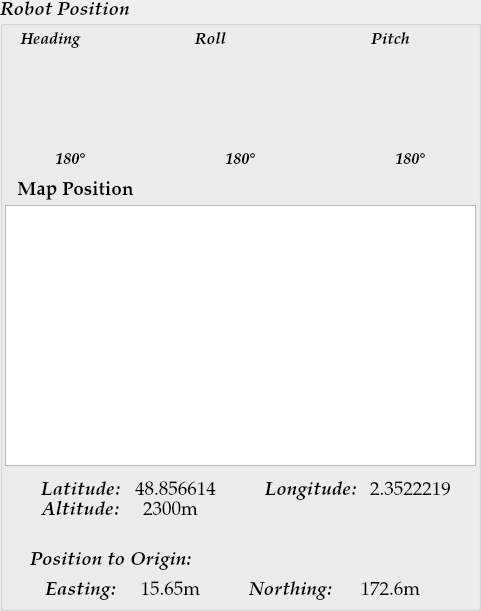
     <widget class="QGroupBox" name="Robot_Position">
      <property name="geometry">
       <rect>
        <x>780</x>
        <y>10</y>
        <width>481</width>
        <height>611</height>
       </rect>
      </property>
      <property name="font">
       <font>
        <family>URW Palladio L</family>
        <pointsize>14</pointsize>
        <weight>75</weight>
        <italic>true</italic>
        <bold>true</bold>
       </font>
      </property>
      <property name="title">
       <string>Robot Position</string>
      </property>
      <widget class="QLabel" name="Heading_label">
       <property name="geometry">
        <rect>
         <x>10</x>
         <y>30</y>
         <width>81</width>
         <height>21</height>
        </rect>
       </property>
       <property name="font">
        <font>
         <family>URW Palladio L</family>
         <pointsize>12</pointsize>
         <weight>75</weight>
         <italic>true</italic>
         <bold>true</bold>
         <kerning>true</kerning>
        </font>
       </property>
       <property name="text">
        <string>Heading</string>
       </property>
       <property name="alignment">
        <set>Qt::AlignCenter</set>
       </property>
      </widget>
      <widget class="QOSM" name="Map_Position_view">
       <property name="geometry">
        <rect>
         <x>5</x>
         <y>205</y>
         <width>471</width>
         <height>261</height>
        </rect>
       </property>
      </widget>
      <widget class="QLabel" name="Map_Position_label">
       <property name="geometry">
        <rect>
         <x>10</x>
         <y>180</y>
         <width>131</width>
         <height>21</height>
        </rect>
       </property>
       <property name="font">
        <font>
         <family>URW Palladio L</family>
         <pointsize>14</pointsize>
         <weight>75</weight>
         <italic>false</italic>
         <bold>true</bold>
         <kerning>true</kerning>
        </font>
       </property>
       <property name="text">
        <string>Map Position</string>
       </property>
       <property name="alignment">
        <set>Qt::AlignCenter</set>
       </property>
      </widget>
      <widget class="QLabel" name="Latitude_label">
       <property name="geometry">
        <rect>
         <x>30</x>
         <y>480</y>
         <width>101</width>
         <height>21</height>
        </rect>
       </property>
       <property name="font">
        <font>
         <family>URW Palladio L</family>
         <pointsize>14</pointsize>
         <weight>75</weight>
         <italic>true</italic>
         <bold>true</bold>
         <kerning>true</kerning>
        </font>
       </property>
       <property name="text">
        <string>Latitude:</string>
       </property>
       <property name="alignment">
        <set>Qt::AlignCenter</set>
       </property>
      </widget>
      <widget class="QLabel" name="Longitude_label">
       <property name="geometry">
        <rect>
         <x>260</x>
         <y>480</y>
         <width>101</width>
         <height>21</height>
        </rect>
       </property>
       <property name="font">
        <font>
         <family>URW Palladio L</family>
         <pointsize>14</pointsize>
         <weight>75</weight>
         <italic>true</italic>
         <bold>true</bold>
         <kerning>true</kerning>
        </font>
       </property>
       <property name="text">
        <string>Longitude:</string>
       </property>
       <property name="alignment">
        <set>Qt::AlignCenter</set>
       </property>
      </widget>
      <widget class="QLabel" name="label_19">
       <property name="geometry">
        <rect>
         <x>20</x>
         <y>550</y>
         <width>181</width>
         <height>21</height>
        </rect>
       </property>
       <property name="font">
        <font>
         <family>URW Palladio L</family>
         <pointsize>14</pointsize>
         <weight>75</weight>
         <italic>true</italic>
         <bold>true</bold>
         <kerning>true</kerning>
        </font>
       </property>
       <property name="text">
        <string>Position to Origin:</string>
       </property>
       <property name="alignment">
        <set>Qt::AlignCenter</set>
       </property>
      </widget>
      <widget class="QLabel" name="Northing_label">
       <property name="geometry">
        <rect>
         <x>240</x>
         <y>580</y>
         <width>101</width>
         <height>21</height>
        </rect>
       </property>
       <property name="font">
        <font>
         <family>URW Palladio L</family>
         <pointsize>14</pointsize>
         <weight>75</weight>
         <italic>true</italic>
         <bold>true</bold>
         <kerning>true</kerning>
        </font>
       </property>
       <property name="text">
        <string>Northing:</string>
       </property>
       <property name="alignment">
        <set>Qt::AlignCenter</set>
       </property>
      </widget>
      <widget class="QLabel" name="Easting_label">
       <property name="geometry">
        <rect>
         <x>30</x>
         <y>580</y>
         <width>101</width>
         <height>21</height>
        </rect>
       </property>
       <property name="font">
        <font>
         <family>URW Palladio L</family>
         <pointsize>14</pointsize>
         <weight>75</weight>
         <italic>true</italic>
         <bold>true</bold>
         <kerning>true</kerning>
        </font>
       </property>
       <property name="text">
        <string>Easting:</string>
       </property>
       <property name="alignment">
        <set>Qt::AlignCenter</set>
       </property>
      </widget>
      <widget class="QLabel" name="Altitude_label">
       <property name="geometry">
        <rect>
         <x>30</x>
         <y>500</y>
         <width>101</width>
         <height>21</height>
        </rect>
       </property>
       <property name="font">
        <font>
         <family>URW Palladio L</family>
         <pointsize>14</pointsize>
         <weight>75</weight>
         <italic>true</italic>
         <bold>true</bold>
         <kerning>true</kerning>
        </font>
       </property>
       <property name="text">
        <string>Altitude:</string>
       </property>
       <property name="alignment">
        <set>Qt::AlignCenter</set>
       </property>
      </widget>
      <widget class="QLabel" name="Latitude_label_">
       <property name="geometry">
        <rect>
         <x>130</x>
         <y>480</y>
         <width>91</width>
         <height>21</height>
        </rect>
       </property>
       <property name="font">
        <font>
         <family>URW Palladio L</family>
         <pointsize>14</pointsize>
         <weight>50</weight>
         <italic>false</italic>
         <bold>false</bold>
         <kerning>true</kerning>
        </font>
       </property>
       <property name="text">
        <string>48.856614</string>
       </property>
       <property name="alignment">
        <set>Qt::AlignCenter</set>
       </property>
      </widget>
      <widget class="QLabel" name="Longitude_label_">
       <property name="geometry">
        <rect>
         <x>360</x>
         <y>480</y>
         <width>101</width>
         <height>21</height>
        </rect>
       </property>
       <property name="font">
        <font>
         <family>URW Palladio L</family>
         <pointsize>14</pointsize>
         <weight>50</weight>
         <italic>false</italic>
         <bold>false</bold>
         <kerning>true</kerning>
        </font>
       </property>
       <property name="text">
        <string>2.3522219</string>
       </property>
       <property name="alignment">
        <set>Qt::AlignCenter</set>
       </property>
      </widget>
      <widget class="QLabel" name="Easting_label_">
       <property name="geometry">
        <rect>
         <x>120</x>
         <y>580</y>
         <width>101</width>
         <height>21</height>
        </rect>
       </property>
       <property name="font">
        <font>
         <family>URW Palladio L</family>
         <pointsize>14</pointsize>
         <weight>50</weight>
         <italic>false</italic>
         <bold>false</bold>
         <kerning>true</kerning>
        </font>
       </property>
       <property name="text">
        <string>15.65m</string>
       </property>
       <property name="alignment">
        <set>Qt::AlignCenter</set>
       </property>
      </widget>
      <widget class="QLabel" name="Northing_label_">
       <property name="geometry">
        <rect>
         <x>340</x>
         <y>580</y>
         <width>101</width>
         <height>21</height>
        </rect>
       </property>
       <property name="font">
        <font>
         <family>URW Palladio L</family>
         <pointsize>14</pointsize>
         <weight>50</weight>
         <italic>false</italic>
         <bold>false</bold>
         <kerning>true</kerning>
        </font>
       </property>
       <property name="text">
        <string>172.6m</string>
       </property>
       <property name="alignment">
        <set>Qt::AlignCenter</set>
       </property>
      </widget>
      <widget class="QLabel" name="Altitude_label_">
       <property name="geometry">
        <rect>
         <x>120</x>
         <y>500</y>
         <width>101</width>
         <height>21</height>
        </rect>
       </property>
       <property name="font">
        <font>
         <family>URW Palladio L</family>
         <pointsize>14</pointsize>
         <weight>50</weight>
         <italic>false</italic>
         <bold>false</bold>
         <kerning>true</kerning>
        </font>
       </property>
       <property name="text">
        <string>2300m</string>
       </property>
       <property name="alignment">
        <set>Qt::AlignCenter</set>
       </property>
      </widget>
      <widget class="QLabel" name="Roll_label">
       <property name="geometry">
        <rect>
         <x>170</x>
         <y>30</y>
         <width>81</width>
         <height>21</height>
        </rect>
       </property>
       <property name="font">
        <font>
         <family>URW Palladio L</family>
         <pointsize>12</pointsize>
         <weight>75</weight>
         <italic>true</italic>
         <bold>true</bold>
         <kerning>true</kerning>
        </font>
       </property>
       <property name="text">
        <string>Roll</string>
       </property>
       <property name="alignment">
        <set>Qt::AlignCenter</set>
       </property>
      </widget>
      <widget class="QLabel" name="Pitch_label">
       <property name="geometry">
        <rect>
         <x>350</x>
         <y>30</y>
         <width>81</width>
         <height>21</height>
        </rect>
       </property>
       <property name="font">
        <font>
         <family>URW Palladio L</family>
         <pointsize>12</pointsize>
         <weight>75</weight>
         <italic>true</italic>
         <bold>true</bold>
         <kerning>true</kerning>
        </font>
       </property>
       <property name="text">
        <string>Pitch</string>
       </property>
       <property name="alignment">
        <set>Qt::AlignCenter</set>
       </property>
      </widget>
      <widget class="QLabel" name="label_72">
       <property name="geometry">
        <rect>
         <x>20</x>
         <y>50</y>
         <width>100</width>
         <height>100</height>
        </rect>
       </property>
       <property name="sizePolicy">
        <sizepolicy hsizetype="Minimum" vsizetype="Minimum">
         <horstretch>0</horstretch>
         <verstretch>0</verstretch>
        </sizepolicy>
       </property>
       <property name="minimumSize">
        <size>
         <width>100</width>
         <height>100</height>
        </size>
       </property>
       <property name="maximumSize">
        <size>
         <width>100</width>
         <height>100</height>
        </size>
       </property>
       <property name="text">
        <string/>
       </property>
       <property name="pixmap">
        <pixmap>heading.png</pixmap>
       </property>
       <property name="alignment">
        <set>Qt::AlignCenter</set>
       </property>
      </widget>
      <widget class="QLabel" name="label_73">
       <property name="geometry">
        <rect>
         <x>190</x>
         <y>50</y>
         <width>100</width>
         <height>100</height>
        </rect>
       </property>
       <property name="sizePolicy">
        <sizepolicy hsizetype="Fixed" vsizetype="Fixed">
         <horstretch>0</horstretch>
         <verstretch>0</verstretch>
        </sizepolicy>
       </property>
       <property name="text">
        <string/>
       </property>
       <property name="pixmap">
        <pixmap>roll.png</pixmap>
       </property>
       <property name="alignment">
        <set>Qt::AlignCenter</set>
       </property>
      </widget>
      <widget class="QLabel" name="label_74">
       <property name="geometry">
        <rect>
         <x>360</x>
         <y>50</y>
         <width>100</width>
         <height>100</height>
        </rect>
       </property>
       <property name="sizePolicy">
        <sizepolicy hsizetype="Fixed" vsizetype="Fixed">
         <horstretch>0</horstretch>
         <verstretch>0</verstretch>
        </sizepolicy>
       </property>
       <property name="text">
        <string/>
       </property>
       <property name="pixmap">
        <pixmap>pitch.png</pixmap>
       </property>
       <property name="alignment">
        <set>Qt::AlignCenter</set>
       </property>
      </widget>
      <widget class="QLabel" name="Heading_label_">
       <property name="geometry">
        <rect>
         <x>30</x>
         <y>150</y>
         <width>81</width>
         <height>21</height>
        </rect>
       </property>
       <property name="font">
        <font>
         <family>URW Palladio L</family>
         <pointsize>12</pointsize>
         <weight>75</weight>
         <italic>true</italic>
         <bold>true</bold>
         <kerning>true</kerning>
        </font>
       </property>
       <property name="text">
        <string>180°</string>
       </property>
       <property name="alignment">
        <set>Qt::AlignCenter</set>
       </property>
      </widget>
      <widget class="QLabel" name="Roll_label_">
       <property name="geometry">
        <rect>
         <x>200</x>
         <y>150</y>
         <width>81</width>
         <height>21</height>
        </rect>
       </property>
       <property name="font">
        <font>
         <family>URW Palladio L</family>
         <pointsize>12</pointsize>
         <weight>75</weight>
         <italic>true</italic>
         <bold>true</bold>
         <kerning>true</kerning>
        </font>
       </property>
       <property name="text">
        <string>180°</string>
       </property>
       <property name="alignment">
        <set>Qt::AlignCenter</set>
       </property>
      </widget>
      <widget class="QLabel" name="Pitch_label_">
       <property name="geometry">
        <rect>
         <x>370</x>
         <y>150</y>
         <width>81</width>
         <height>21</height>
        </rect>
       </property>
       <property name="font">
        <font>
         <family>URW Palladio L</family>
         <pointsize>12</pointsize>
         <weight>75</weight>
         <italic>true</italic>
         <bold>true</bold>
         <kerning>true</kerning>
        </font>
       </property>
       <property name="text">
        <string>180°</string>
       </property>
       <property name="alignment">
        <set>Qt::AlignCenter</set>
       </property>
      </widget>
     </widget>
